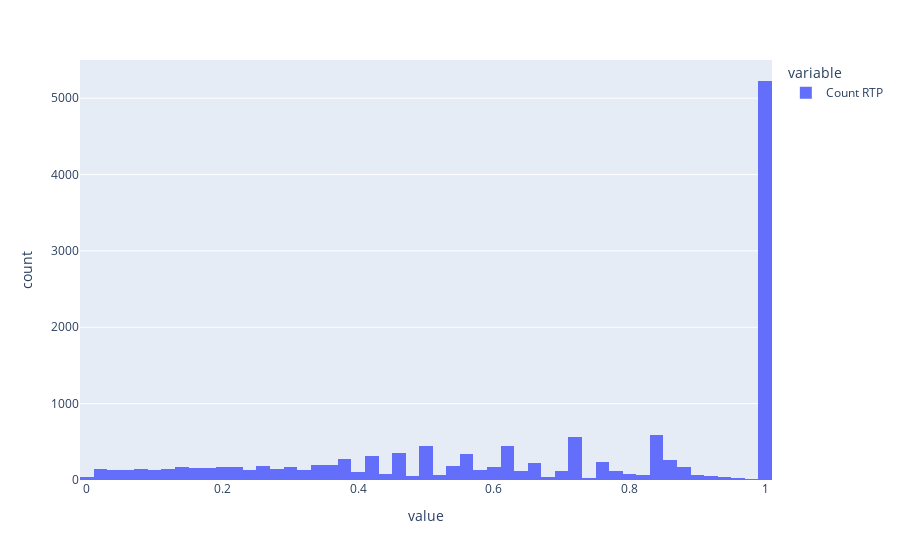

The notebook cell this image was saved under:
### Markdown cell above
Px

### Code cell
px.histogram(rtp_table)

### Figure 1 — Plotly figure (JSON) as saved in the notebook; plotly's stock layout.template omitted (floating-point values rounded to 4 significant figures; data arrays with more than 128 entries replaced by an {"elided": "..."} marker saying what was removed)
{"data": [{"alignmentgroup": "True", "bingroup": "x", "hovertemplate": "variable=Count RTP<br>value=%{x}<br>count=%{y}<extra></extra>", "legendgroup": "Count RTP", "marker": {"color": "#636efa", "pattern": {"shape": ""}}, "name": "Count RTP", "offsetgroup": "Count RTP", "orientation": "v", "showlegend": true, "type": "histogram", "x": {"elided": "13782 float values"}, "xaxis": "x", "yaxis": "y"}], "layout": {"barmode": "relative", "legend": {"title": {"text": "variable"}, "tracegroupgap": 0}, "margin": {"t": 60}, "xaxis": {"anchor": "y", "domain": [0, 1], "title": {"text": "value"}}, "yaxis": {"anchor": "x", "domain": [0, 1], "title": {"text": "count"}}}}
